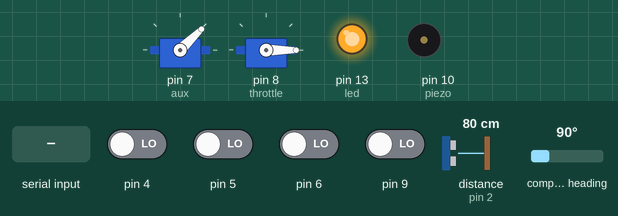
Simulated run of this sketch. Board: Arduino Uno, built with avr-gcc and run on an emulated ATmega328P. Parts: 2 × servo, output pins drawn as LEDs (lit = HIGH), buzzer (waves = sounding, pin HIGH). The inputs (shaded band) are chosen by the test bench; at power-on: pin 4–6, pin 9 LOW, distance to the obstacle (sensor on pin 2) 80 cm, compass heading 90°. The echo pulse lasts 58.3 µs per cm; EEPROM starts erased; what the sketch prints to the serial monitor is not drawn.

Above: at 3.2 s.
3.3 s: "30,150\n" received over Serial
At 4.2 s:
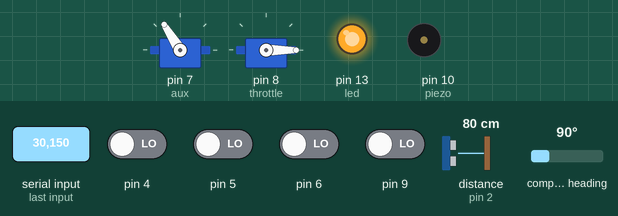
5.0 s: byte 56 (56) received over Serial
At 5.14 s:
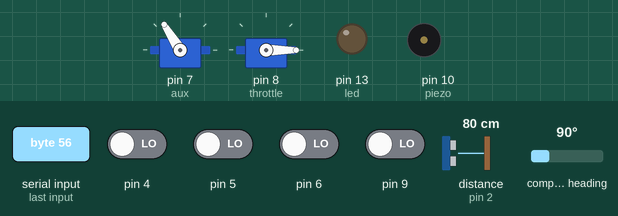
9.7 s: "200\n" received over Serial
At 11.1 s:
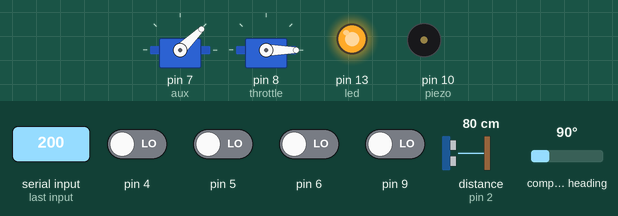
12.7 s: "58\n" received over Serial
At 13.01 s:
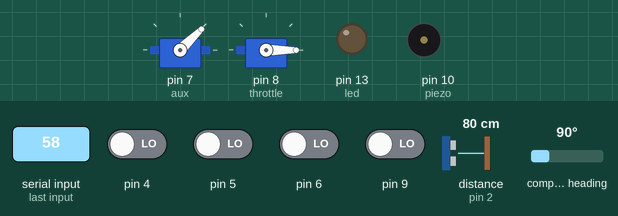
Timing chart, 0 to 15.7 s (numbered marks = the images above; inputs shaded):
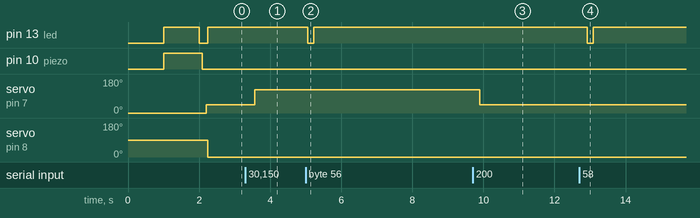

The sketch:

kkadonnew.ino
```cpp
// dexters KK2.0 automatic flight system addon board software //
// debug sketch 11-12-2014 works ok //
// last PID and state's saved in eeprom true gui button //
// responses OK //

/*
 ********************************************************************
 x            x
 x&x          x&x
 X           X
 .         .
 .       .
 .     .                   CHECK KK2.0 RECIEVER INPUTS
 .   .                  *********************************
 < > ****************** HEIGHT SENSOR PLACED UNDER QUAD
 < >                   *********************************
 .   .                     USE THIS ONLEY WHEN NOVICE
 .     .
 .       .
 .         .
 X          X
 x&x        x&x
 x          x
 ********************************************************************
 // ALL QUADS NEED TO BE TUNED //
 //
 */

#include <Servo.h>
#include <NewPing.h>
#include <EEPROM.h>
#include <PID_v1.h>
#include <Wire.h>
#include <Adafruit_Sensor.h>   // i added for own use a digital compas for just under 4 dollar so i putt this also in this sketch , an GUI also ,,
#include <Adafruit_HMC5883_U.h>
Adafruit_HMC5883_Unified mag = Adafruit_HMC5883_Unified(12345);
#define TRIGGER_PIN  3  // Arduino pin tied to trigger pin on the ultrasonic sensor.
#define ECHO_PIN     2  // Arduino pin tied to echo pin on the ultrasonic sensor.
#define MAX_DISTANCE 500 // max sensor value 500 means 5 meter
#define addr0  0
#define addr1  1
#define addr2  2
#define addr3  3
#define addr4  4
#define addr5  5
#define addr6  6
#define addr7  7
#define addr8  8
#define led  13
#define piezo  10
int auxv,auxs,val,horim,horiz,vertm,verti,auxset,decent,Kp,Ki,Kd,pid,autodelay,autoheigth;
double cm,throtv,throts,system,mem1,sys,height1,height,up,sensor,trh1,trh2,trh3,trh4,Setpoint,trhm1,trhm2;
PID altPID(&height1, &throts, &Setpoint,Kp,Ki,Kd, DIRECT);
NewPing sonar(TRIGGER_PIN, ECHO_PIN, MAX_DISTANCE);
int safety =1; // safety switch value//
int signal =0;
Servo throttle,aux;
void setup() {
  mag.begin();
  Serial.begin(57600); // starting serial port data for APC220 wireles tx rx baud rate 57600 for GUI //
  aux.attach(7);   // servo conection out pin 7 to kk2.0 aux input //
  throttle.attach(8); // servo conection out pin 8 to kk2.0 throttle input //
  aux.writeMicroseconds(auxset);   // set aux output to autolevel on on kk2.0 //
  pinMode(led, OUTPUT);
  pinMode(piezo,OUTPUT);
  pinMode(4, INPUT);
  pinMode(5, INPUT);
  pinMode(6, INPUT);
  pinMode(9, INPUT);
  altPID.SetMode(AUTOMATIC);
  digitalWrite(led, LOW);   // turn the LED on
  digitalWrite(piezo, LOW);   // turn the PIEZO on
  delay(1000);               // wait for a second
  digitalWrite(led, HIGH);   // turn the LED on
  digitalWrite(piezo, HIGH);   // turn the PIEZO on
  delay(1000);               // wait for a second
  digitalWrite(led, LOW);
  auxset =    EEPROM.read(addr1 )*10;
  decent =    EEPROM.read(addr2 )*10;
  autoheigth = EEPROM.read(addr3);
  autodelay =  EEPROM.read(addr4);
  Kp   =    EEPROM.read(addr5 );
  Ki   =    EEPROM.read(addr6 );
  Kd   =    EEPROM.read(addr7 );
  pid  =   EEPROM.read(addr8 );
  if (auxset < 1000 || auxset > 1800 )auxset =1000;
  if (Kp>20)Kp =2;
  if (Ki>20)Ki =5;
  if (Kd>20)Kd =1;
  if (Kp<=0)Kp =2;
  if (Ki<=0)Ki =5;
  if (Kd<=0)Kd =1;
  if (decent>500)decent =250;
  trhm1 =10.00; // min for pid throttle output constrain you can change it ,this builds a pid output constrain from input throttle - this value
  trhm2 =10.00; // max for pid throttle output constrain you can change it ,this builds a pid output constrain from input throttle + this value
  system = 0;
  throtv = pulseIn(6, HIGH, 25000); //checking throttle input from rx
  auxv = pulseIn(5, HIGH, 25000); //checking throttle input from rx
  if (throtv > 1025||auxv > 1300) { // !! if throttle is higher then 1025 then safety goes first and when aux switch not in good pos it wil not turn on !! //
    throttle.writeMicroseconds(1000); // throttle on 0 before start
    delay (1000);
    safety =1; // safety wil be fase 1 = disable trhottle input , and output 0 throttle  = disabled mode //
    return;
  }
  else if (throtv < 1025||auxv < 1300)
  {
    safety =2; // if input throttle = near 0 then safety wil be fase 2 = working quadcopter going to safety fase 3 later = addon board armed mode //
  }
}
void loop() {
  {
    sensors_event_t event;
    mag.getEvent(&event);
    float heading = atan2(event.magnetic.y, event.magnetic.x);
    float declinationAngle = 0.22;
    heading += declinationAngle;
    if(heading < 0)
      heading += 2*PI;
    if(heading > 2*PI)
      heading -= 2*PI;
    float headingDegrees = heading * 180/M_PI;
    // new sensor stuff above
    trh1 = throtv - 10.5; // value - throttle for min throttle constrain you can change this //
    trh2 = throtv + 15.5; // value + throttle for max throttle constrain you can change this //
    if (autoheigth >5) autoheigth =0;
    if (autodelay >5) autodelay =0;
    if (pid >5) pid =0;
    val = Serial.read() - '0';
    delay (25);
    if (val == 55) autoheigth = autoheigth + 5 ;
    if (val == 56) autodelay = autodelay + 5 ;
    if (val == 17) pid = pid + 5 ;
    if (val == 58) height = height +100 ;
    if (val == 46) height = height -100;
    if (val == 2)  auxset =1000;
    if (val == 3)  auxset =1800;
    if (val == 4)  decent = decent +10;
    if (val == 5)  decent = decent -10;
    if (val == 63)  Kp = Kp -1;
    if (val == 69)  Kp = Kp +1;
    if (val == 27)  Ki = Ki -1;
    if (val == 28)  Ki = Ki +1;
    if (val == 22) Kd = Kd -1;
    if (val == 34) Kd = Kd +1;
    if (val == 8) digitalWrite(led,LOW);
    if (val == 9) digitalWrite(piezo,HIGH);
    if (val == 1) {
      EEPROM.write(addr1,auxset/10);
      EEPROM.write(addr2,decent/10);
      EEPROM.write(addr3,autoheigth);
      EEPROM.write(addr4,autodelay);
      EEPROM.write(addr5,Kp) ;
      EEPROM.write(addr6,Ki) ;
      EEPROM.write(addr7,Kd) ;
      EEPROM.write(addr8,pid) ;
      auxset =    EEPROM.read(addr1 )*10;
      decent =    EEPROM.read(addr2 )*10;
    }
    if (val == 6) {
    // ad a function to one of the function buttons conected to the flight case buttons also
    }
    if (val == 7) {
    // ad a function to one of the function buttons conected to the flight case buttons also
    }
    sensor = cm/ US_ROUNDTRIP_CM;
    Serial.print((char)1);
    Serial.print (throts);
    Serial.print((char)2);
    Serial.print (throtv);
    Serial.print((char)3);
    Serial.print (height);
    Serial.print((char)4);
    Serial.print (auxv);
    Serial.print((char)5);
    Serial.print (auxset);
    Serial.print((char)6);
    Serial.print (cm);
    Serial.print((char)7);
    Serial.print (sensor);
    Serial.print((char)8);
    Serial.print (safety);
    Serial.print((char)9);
    Serial.print (horiz);
    Serial.print((char)10);
    Serial.print (verti);
    Serial.print((char)11);
    Serial.print (decent);
    Serial.print((char)12);
    Serial.print (trh1);
    Serial.print((char)13);
    Serial.print (trh2);
    Serial.print((char)14);
    Serial.print (headingDegrees);
    Serial.print((char)15);
    Serial.print (autoheigth);
    Serial.print((char)16);
    Serial.print (autodelay);
    Serial.print((char)17);
    Serial.print (pid);
    Serial.print((char)18);
    Serial.print (Kp);
    Serial.print((char)19);
    Serial.print (Ki);
    Serial.print((char)20);
    Serial.print (Kd);
    Serial.print((char)21);
    Serial.flush();
    trh3 = throtv - trhm1;
    trh4 = throtv + trhm2;
    altPID.SetOutputLimits(trh3,trh4);
    digitalWrite(piezo,LOW);
    horim = pulseIn(4, HIGH, 25000); //checking gimbal horizontal input
    auxv = pulseIn(5, HIGH, 25000); //checking aux input
    throtv = pulseIn(6, HIGH, 25000); //checking throttle input
    vertm = pulseIn(9, HIGH, 25000); //checking gimbal vertical  input  i need to a bigger pinned arduino to bypass these also for other cool stuff ??
    horiz =map(horim, 1700, 1300,-20,100);
    verti =map(vertm, 1700, 1300,-20,100);
    cm = sonar.ping();
    aux.writeMicroseconds(auxset);
    throtv = pulseIn(6, HIGH, 25000);
    auxv = pulseIn(5, HIGH, 25000);
    if(cm >0)height1 = cm;
    if (auxv < 1300 && safety == 2){ // = normal mode ?? when switch back and throttle in use , watch throttle when switching back from auto mode !! !!!!
      if (autoheigth ==0) height = height1;
      Setpoint= height;
      throttle.writeMicroseconds(throtv);
      digitalWrite(led, HIGH);
      system =throtv ;
      \
      sys =throtv;
    }
    else if (auxv > 1300 && pid == 0){ // PID mode still working this one out !
      cm = sonar.ping();
      altPID.Compute();
      throttle.writeMicroseconds(throts);
    }
    else if (auxv > 1300 && pid == 5){
      mem1 =sys;
      if(height<height1){
        system = sys - 0.35;// take speed down by 0.35 digit of the system you can change this//
        throts = mem1;
        sys = constrain(system,trh1,trh2);
        throttle.writeMicroseconds(sys);
        digitalWrite(led, HIGH);
        if (autodelay ==5) delay (decent);
      }
      if(height>height1){
        system = sys + 0.55  ;// take speed up by 0.55 digit of the system you can change this //
        throts = mem1;
        sys = constrain(system,trh1,trh2);
        throttle.writeMicroseconds(sys);
        digitalWrite(led, LOW);
        digitalWrite(piezo,HIGH);
      }
    }
  }
}
```

Measured:
- after the input at 3.3 s, servo on pin 7 (aux): 44° → 122° after 0.27 s
- after the input at 5.0 s, pin 13 (led): HIGH → LOW after 0.05 s, → HIGH 0.17 s later
- after the input at 9.7 s, servo on pin 7 (aux): 122° → 44° after 0.20 s
- after the input at 12.7 s, pin 13 (led): HIGH → LOW after 0.23 s, → HIGH 0.17 s later
